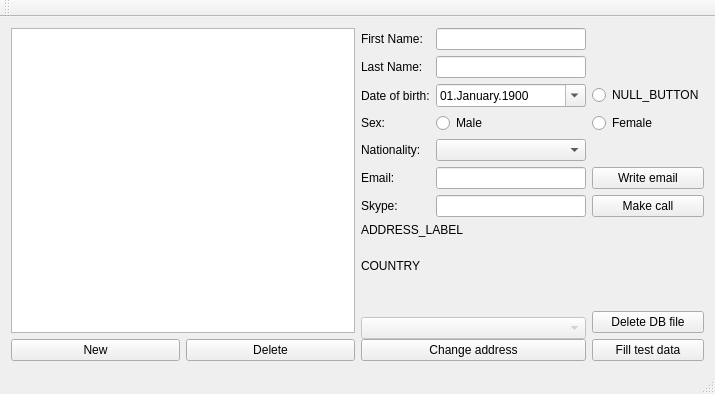
<?xml version="1.0" encoding="UTF-8"?>
<ui version="4.0">
 <class>AddressBookMainWindow</class>
 <widget class="QMainWindow" name="AddressBookMainWindow">
  <property name="geometry">
   <rect>
    <x>0</x>
    <y>0</y>
    <width>715</width>
    <height>394</height>
   </rect>
  </property>
  <property name="windowTitle">
   <string>Address Book(example project)</string>
  </property>
  <property name="windowIcon">
   <iconset>
    <normaloff>address_book.ico</normaloff>address_book.ico</iconset>
  </property>
  <widget class="QWidget" name="centralWidget">
   <layout class="QVBoxLayout" name="verticalLayout">
    <item>
     <layout class="QHBoxLayout" name="horizontalLayout">
      <item>
       <layout class="QVBoxLayout" name="verticalLayout_4">
        <property name="leftMargin">
         <number>0</number>
        </property>
        <item>
         <widget class="QTableView" name="personsTable">
          <property name="selectionMode">
           <enum>QAbstractItemView::SingleSelection</enum>
          </property>
          <property name="selectionBehavior">
           <enum>QAbstractItemView::SelectRows</enum>
          </property>
          <attribute name="verticalHeaderVisible">
           <bool>false</bool>
          </attribute>
         </widget>
        </item>
        <item>
         <layout class="QHBoxLayout" name="horizontalLayout_2">
          <property name="topMargin">
           <number>0</number>
          </property>
          <item>
           <widget class="QPushButton" name="newRecordButton">
            <property name="text">
             <string>New</string>
            </property>
           </widget>
          </item>
          <item>
           <widget class="QPushButton" name="deleteRecordButton">
            <property name="text">
             <string>Delete</string>
            </property>
           </widget>
          </item>
         </layout>
        </item>
       </layout>
      </item>
      <item>
       <layout class="QGridLayout" name="gridLayout" rowminimumheight="0,0,0,0,0,0,0,30,0,0,0">
        <item row="1" column="0">
         <widget class="QLabel" name="label_2">
          <property name="text">
           <string>Last Name:</string>
          </property>
         </widget>
        </item>
        <item row="4" column="1">
         <widget class="QComboBox" name="nationalityCombo">
          <property name="c" stdset="0">
           <string>nationality</string>
          </property>
         </widget>
        </item>
        <item row="0" column="0">
         <widget class="QLabel" name="label">
          <property name="text">
           <string>First Name:</string>
          </property>
         </widget>
        </item>
        <item row="8" column="2" rowspan="3">
         <layout class="QVBoxLayout" name="verticalLayout_3">
          <item>
           <spacer name="verticalSpacer_2">
            <property name="orientation">
             <enum>Qt::Vertical</enum>
            </property>
            <property name="sizeHint" stdset="0">
             <size>
              <width>20</width>
              <height>40</height>
             </size>
            </property>
           </spacer>
          </item>
          <item>
           <widget class="QPushButton" name="deleteDbFileBtn">
            <property name="text">
             <string>Delete DB file</string>
            </property>
           </widget>
          </item>
          <item>
           <widget class="QPushButton" name="fillTestDataBtn">
            <property name="text">
             <string>Fill test data</string>
            </property>
           </widget>
          </item>
         </layout>
        </item>
        <item row="2" column="0">
         <widget class="QLabel" name="label_3">
          <property name="text">
           <string>Date of birth:</string>
          </property>
         </widget>
        </item>
        <item row="2" column="2">
         <widget class="QRadioButton" name="nullButton">
          <property name="text">
           <string>NULL_BUTTON</string>
          </property>
          <property name="v" stdset="0">
           <string/>
          </property>
          <attribute name="buttonGroup">
           <string notr="true">buttonGroup</string>
          </attribute>
         </widget>
        </item>
        <item row="3" column="0">
         <widget class="QLabel" name="label_5">
          <property name="text">
           <string>Sex:</string>
          </property>
         </widget>
        </item>
        <item row="6" column="0">
         <widget class="QLabel" name="label_8">
          <property name="text">
           <string>Skype:</string>
          </property>
         </widget>
        </item>
        <item row="1" column="1">
         <widget class="QLineEdit" name="lastNameEdit">
          <property name="c" stdset="0">
           <string>lastname</string>
          </property>
         </widget>
        </item>
        <item row="5" column="1">
         <widget class="QLineEdit" name="email">
          <property name="toolTip">
           <string>Email address</string>
          </property>
          <property name="c" stdset="0">
           <string>email</string>
          </property>
          <property name="prefix" stdset="0">
           <string>mailto:</string>
          </property>
         </widget>
        </item>
        <item row="0" column="1">
         <widget class="QLineEdit" name="firstname">
          <property name="c" stdset="0">
           <string>firstname</string>
          </property>
         </widget>
        </item>
        <item row="6" column="1">
         <widget class="QLineEdit" name="skype">
          <property name="c" stdset="0">
           <string>skype</string>
          </property>
          <property name="prefix" stdset="0">
           <string>skype:</string>
          </property>
         </widget>
        </item>
        <item row="3" column="1">
         <widget class="QRadioButton" name="sexEditMaleBox">
          <property name="text">
           <string>Male</string>
          </property>
          <property name="c" stdset="0">
           <string>sex</string>
          </property>
          <property name="v" stdset="0">
           <string>male</string>
          </property>
          <attribute name="buttonGroup">
           <string notr="true">buttonGroup</string>
          </attribute>
         </widget>
        </item>
        <item row="10" column="0" colspan="2">
         <layout class="QVBoxLayout" name="verticalLayout_2">
          <property name="spacing">
           <number>0</number>
          </property>
          <property name="topMargin">
           <number>0</number>
          </property>
          <item>
           <widget class="QComboBox" name="countryCombo">
            <property name="enabled">
             <bool>false</bool>
            </property>
            <property name="c" stdset="0">
             <string>countryid</string>
            </property>
            <property name="t" stdset="0">
             <string>address</string>
            </property>
           </widget>
          </item>
          <item>
           <widget class="QPushButton" name="changeAddressButton">
            <property name="text">
             <string>Change address</string>
            </property>
           </widget>
          </item>
         </layout>
        </item>
        <item row="3" column="2">
         <widget class="QRadioButton" name="sexEditFemaleBox">
          <property name="text">
           <string>Female</string>
          </property>
          <property name="v" stdset="0">
           <string>female</string>
          </property>
          <attribute name="buttonGroup">
           <string notr="true">buttonGroup</string>
          </attribute>
         </widget>
        </item>
        <item row="6" column="2">
         <widget class="QPushButton" name="makeCall">
          <property name="text">
           <string>Make call</string>
          </property>
         </widget>
        </item>
        <item row="2" column="1">
         <widget class="QDateEdit" name="dob">
          <property name="minimumDate">
           <date>
            <year>1900</year>
            <month>1</month>
            <day>1</day>
           </date>
          </property>
          <property name="displayFormat">
           <string>dd.MMMM.yyyy</string>
          </property>
          <property name="calendarPopup">
           <bool>true</bool>
          </property>
          <property name="date">
           <date>
            <year>1900</year>
            <month>1</month>
            <day>1</day>
           </date>
          </property>
          <property name="c" stdset="0">
           <string>dob</string>
          </property>
         </widget>
        </item>
        <item row="5" column="0">
         <widget class="QLabel" name="label_7">
          <property name="text">
           <string>Email:</string>
          </property>
         </widget>
        </item>
        <item row="4" column="0">
         <widget class="QLabel" name="label_6">
          <property name="text">
           <string>Nationality:</string>
          </property>
         </widget>
        </item>
        <item row="8" column="0" colspan="2">
         <widget class="QLabel" name="countryLabel">
          <property name="minimumSize">
           <size>
            <width>0</width>
            <height>0</height>
           </size>
          </property>
          <property name="text">
           <string>COUNTRY</string>
          </property>
          <property name="alignment">
           <set>Qt::AlignLeading|Qt::AlignLeft|Qt::AlignTop</set>
          </property>
         </widget>
        </item>
        <item row="5" column="2">
         <widget class="QPushButton" name="writeEmail">
          <property name="text">
           <string>Write email</string>
          </property>
         </widget>
        </item>
        <item row="7" column="0" colspan="3">
         <widget class="QLabel" name="addressLabel">
          <property name="minimumSize">
           <size>
            <width>0</width>
            <height>0</height>
           </size>
          </property>
          <property name="maximumSize">
           <size>
            <width>16777215</width>
            <height>16777215</height>
           </size>
          </property>
          <property name="text">
           <string>ADDRESS_LABEL</string>
          </property>
          <property name="alignment">
           <set>Qt::AlignLeading|Qt::AlignLeft|Qt::AlignTop</set>
          </property>
          <property name="wordWrap">
           <bool>true</bool>
          </property>
         </widget>
        </item>
        <item row="9" column="0">
         <spacer name="verticalSpacer">
          <property name="orientation">
           <enum>Qt::Vertical</enum>
          </property>
          <property name="sizeHint" stdset="0">
           <size>
            <width>20</width>
            <height>40</height>
           </size>
          </property>
         </spacer>
        </item>
       </layout>
      </item>
     </layout>
    </item>
   </layout>
  </widget>
  <widget class="QToolBar" name="mainToolBar">
   <attribute name="toolBarArea">
    <enum>TopToolBarArea</enum>
   </attribute>
   <attribute name="toolBarBreak">
    <bool>false</bool>
   </attribute>
  </widget>
  <widget class="QStatusBar" name="statusBar"/>
 </widget>
 <layoutdefault spacing="6" margin="11"/>
 <resources/>
 <connections/>
 <buttongroups>
  <buttongroup name="buttonGroup"/>
 </buttongroups>
</ui>
